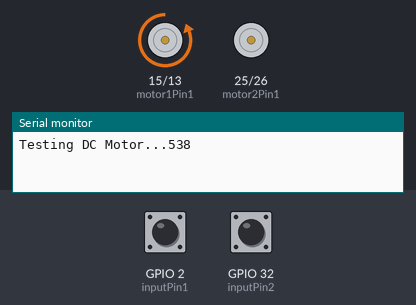
The program below on a simulated ESP32. On the bench: motor-driver pin pairs drawn as motors (green arrow = first pin HIGH = forward, orange = second pin HIGH = backward, longer = more drive, scaled by the enable pin), the last lines printed to the serial monitor. Inputs (shaded band) come from the test bench; at power-on: GPIO 2 (inputPin1) LOW, GPIO 32 (inputPin2) LOW.

Above: at 1.2 s.
1.3 s: GPIO 2 (inputPin1) pulsed HIGH 5 times (0.12 s each, 0.3 s apart)
At 2.7 s:
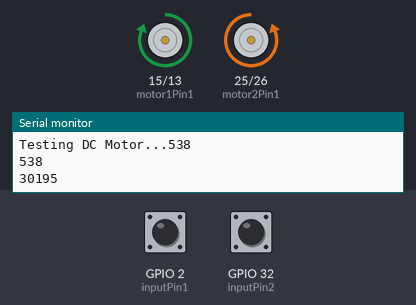
At 5.5 s:
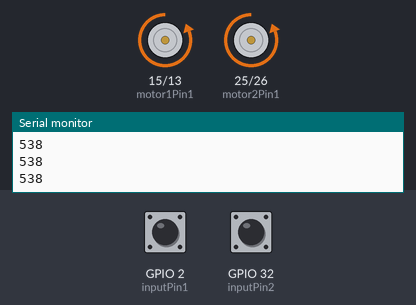
5.8 s: GPIO 32 (inputPin2) pulsed HIGH 5 times (0.12 s each, 0.3 s apart)
At 7.1 s:
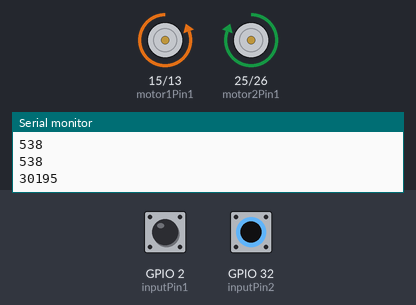
Timing chart, 0 to 10.0 s (numbered marks = the images above; inputs shaded):
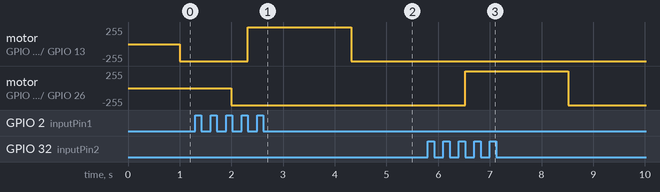

Measured:
- after the input at 1.3 s, motor on GPIO 15 (motor1Pin1) / GPIO 13 (motor1Pin2): backward 255/255 → forward 255/255 after 1.0 s, → backward 255/255 2.0 s later
- after the input at 5.8 s, motor on GPIO 25 (motor2Pin1) / GPIO 26 (motor2Pin2): backward 255/255 → forward 255/255 after 0.72 s, → backward 255/255 2.0 s later

The program:

main.cpp
```cpp
#include <Arduino.h>

void motorSetup(int res, int pwmChannel, int freq, int motorPin1, int motorPin2, int enablePin, int inputPin) {
  pinMode(motorPin1, OUTPUT);
  pinMode(motorPin2, OUTPUT);
  pinMode(enablePin, OUTPUT);
  pinMode(inputPin, INPUT);
  // configure LED PWM functionalitites
  ledcSetup(pwmChannel, freq, res);
  // attach the channel to the GPIO to be controlled
  ledcAttachPin(enablePin, pwmChannel);
  digitalWrite(motorPin1, HIGH);
  digitalWrite(motorPin2, LOW);
}

void moveMotor(int dutyCycle, int motorPin1, int motorPin2, int pwmChannel, int inputPin) {
  dutyCycle = pulseIn(inputPin, HIGH);
  if (dutyCycle < 1617) { // Left
    digitalWrite(motorPin1, LOW);
    digitalWrite(motorPin2, HIGH);
    dutyCycle = ((1621-dutyCycle)*127)/(1621-1121) + 127; //2121 is high, 1121 is low, 1621 is neutral
    ledcWrite(pwmChannel, dutyCycle);
  } else if (dutyCycle > 1625) { // Right
    digitalWrite(motorPin1, HIGH);
    digitalWrite(motorPin2, LOW);
    dutyCycle = ((dutyCycle - 1621)*127)/(2121-1621) + 127; //2121 is high, 1121 is low, 1621 is neutral
    ledcWrite(pwmChannel, dutyCycle);
  }
  Serial.println(dutyCycle);
}

// Motor A
int motor1Pin1 = 15; //15
int motor1Pin2 = 13; //13
int enable1Pin = 12; //12
int motor2Pin1 = 25; //25
int motor2Pin2 = 26; //26
int enable2Pin = 27; //27
int inputPin1 = 2;
int inputPin2 = 32;
int inputPin3 = 33; // shooting pin

// Setting PWM properties
const int freq = 30000;
const int pwmChannel1 = 0;
const int resolution = 8;
int dutyCycle1 = 0;
const int pwmChannel2 = 1;
int dutyCycle2 = 0;

void setup() {

  Serial.begin(115200);
  motorSetup(resolution, pwmChannel1, freq, motor1Pin1, motor1Pin2, enable1Pin, inputPin1);
  motorSetup(resolution, pwmChannel2, freq, motor2Pin1, motor2Pin2, enable2Pin, inputPin2);
  //pinMode(inputPin3, INPUT);

  // testing
  Serial.print("Testing DC Motor...");
}

void loop() {
  moveMotor(dutyCycle1, motor1Pin1, motor1Pin2, pwmChannel1, inputPin1);
  moveMotor(dutyCycle2, motor2Pin1, motor2Pin2, pwmChannel2, inputPin2);
  // int val = pulseIn(inputPin3, HIGH);
  // Serial.println(val);

}
```
